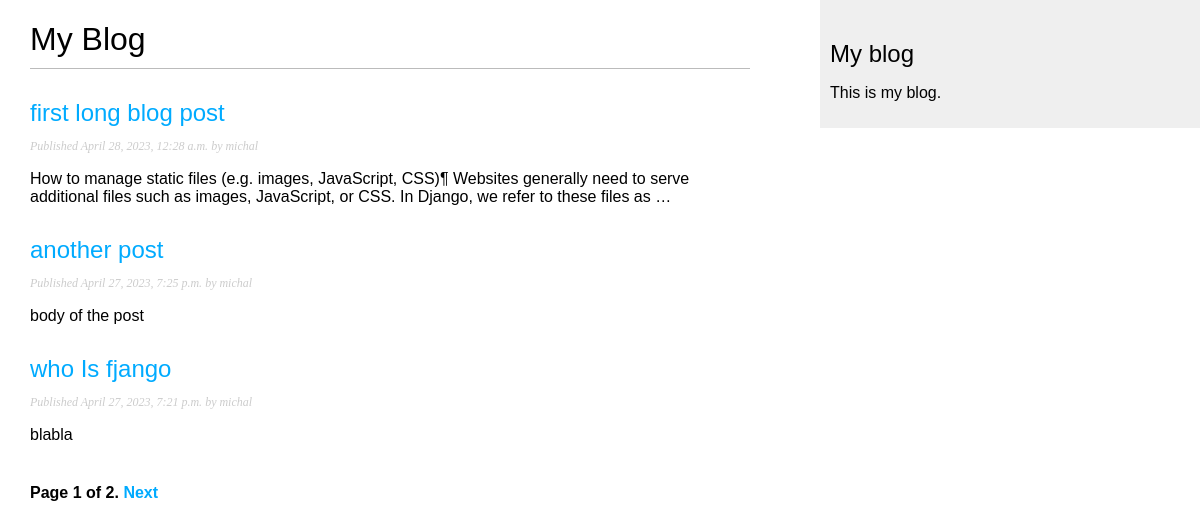
Screenshot of /blog/ with the database file from the repository.
### blog/models.py (models this page shows, shortened)
class Post(models.Model):
    class Status(models.TextChoices):
        DRAFT = 'DF', 'Draft'
        PUBLISHED = 'PB', 'Published'
    title = models.CharField(max_length=250)
    slug = models.SlugField(max_length=250,
                            unique_for_date='publish')
    author = models.ForeignKey(User,
                               on_delete=models.CASCADE,
                               related_name='blog_posts')
    body=models.TextField()
    publish = models.DateTimeField(default=timezone.now)
    created = models.DateTimeField(auto_now_add=True)
    updated = models.DateTimeField(auto_now=True)
    status = models.CharField(max_length=2,
                              choices=Status.choices,
                              default=Status.DRAFT)
    objects = models.Manager()
    published = PublishedManager()
    class Meta:
        ordering = ['-publish']
        indexes = [
            models.Index(fields=['-publish'])
        ]
    def get_absolute_url(self):
        return reverse('blog:post_detail',
                       args=[self.publish.year,
                             self.publish.month,
                             self.publish.day,
                             self.slug])

### blog/views.py (the view)
# urls.py: path('',views.post_list, name='post_list'),
def post_list(request):
    post_list = Post.published.all()
    paginator = Paginator(post_list, 3)
    page_number = request.GET.get('page',1)
    try:
        posts = paginator.page(page_number)
    except PageNotAnInteger:
        posts = paginator.page(1)
    except EmptyPage:
        posts = paginator.page(paginator.num_pages)
    context = {'posts':posts}
    return render(request,
                  'blog/post/list.html',
                  context)

### blog/models.py (called while the page is built)
    def get_queryset(self) -> QuerySet:
        return super().get_queryset().filter(status=Post.Status.PUBLISHED)

### blog/templates/blog/post/list.html (shortened to what this page needs)
{% extends "blog/base.html" %}
{% block content %}
<h1>My Blog</h1>
{% for post in posts %}
<h2>
<a href="{{post.get_absolute_url}}">
{{ post.title }}
</a>
</h2>
<p class="date">
Published {{ post.publish }} by {{ post.author }}
</p>
{{ post.body|truncatewords:30|linebreaks }}
{% endfor %}
{% include "pagination.html" with page=posts %}
{% endblock %}

### blog/templates/blog/base.html (shortened to what this page needs)
{% load static %}
<!DOCTYPE html>
<html>
<head>
  <link href="{% static "css/blog.css" %}" rel="stylesheet">
</head>
<body>
  <div id="content">
    {% block content %}
    {% endblock %}
  </div>
  <div id="sidebar">
    <h2>My blog</h2>
    <p>This is my blog.</p>
  </div>
</body>
</html>

### blog/templates/pagination.html (shortened to what this page needs)
<div class="pagination">
    <span class="step-links">
    <span class="current">
        Page {{ page.number }} of {{ page.paginator.num_pages }}.
    </span>
    {% if page.has_next %}
    <a href="?page={{ page.next_page_number }}">Next</a>
    {% endif %}
    </span>
</div>

### blog/static/css/blog.css (style rules this page uses)
body { margin:0; padding:0; font-family:helvetica, sans-serif; }
a { color:#00abff; text-decoration:none; }
h1 { font-weight:normal; border-bottom:1px solid #bbb; padding:0 0 10px 0; }
h2 { font-weight:normal; margin:30px 0 0; }
#content { float:left; width:60%; padding:0 0 0 30px; }
#sidebar { float:right; width:30%; padding:10px; background:#efefef; height:100%; }
p.date { color:#ccc; font-family: georgia, serif; font-size: 12px; font-style: italic; }
.pagination { margin:40px 0; font-weight:bold; }

### rows the page displays
Post: title "first long blog post", publish "April 28, 2023, 12:28 a.m.", author "michal", body "How to manage static files (e.g. images, JavaScript, CSS)¶ Websites generally need to serve additional files such as images, JavaScript, or CSS. In Django, we refer to these files as …"
Post: title "another post", publish "April 27, 2023, 7:25 p.m.", author "michal", body "body of the post"
Post: title "who Is fjango", publish "April 27, 2023, 7:21 p.m.", author "michal", body "blabla"

### other values shown
{{ page.number }} "1"
{{ page.paginator.num_pages }} "2"
